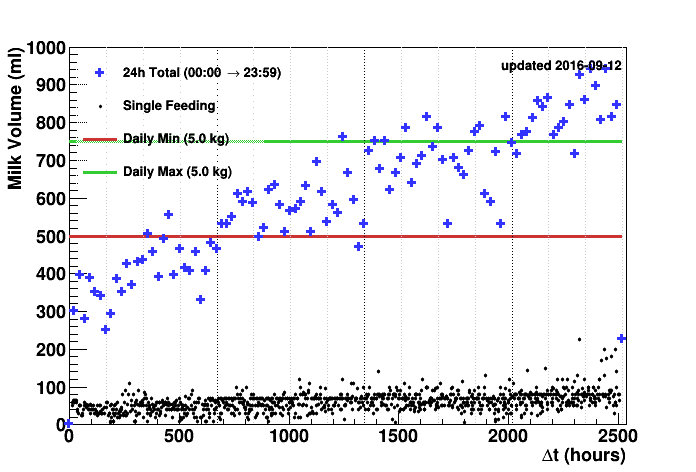

Here is the Python script that generated this plot:
#!/usr/bin/env python

'''
Instructions:
Launch this python ROOT (pyROOT) script with:
./iro.py 

Examine the resultant output with:
open iro.png

'''

#================================================================================================
# Imports
#================================================================================================
import ROOT
import numpy
import re


#================================================================================================
# Definitions
#================================================================================================
batchMode      = True
includeMaxLine = True
includeTypLine = False
addDayLines    = False
addWeekLines   = True
addMonthLines  = True
xMin           =   0
yMin           =   0
yMax           = 1000
babyMass       = 5.0 # kg
dailyMinPerKg  = 100 # ml per kg per day
dailyMaxPerKg  = 150 # ml per kg per day

#================================================================================================
# Variable Definition
#================================================================================================
ROOT.gROOT.SetStyle("Plain")
ROOT.gStyle.SetOptStat(000000000) # Default is: 000001111
ROOT.gROOT.SetBatch(batchMode)


#================================================================================================
# Function Definition
#================================================================================================
def main():

    # Dictioary mapping timestamp to milk volume
    timeToVolumeDict = {}
    timeToVolumeDict["0:11:00"]  = 50
    timeToVolumeDict["0:14:40"]  = 60
    timeToVolumeDict["0:18:00"]  = 65
    timeToVolumeDict["0:21:00"]  = 60
    timeToVolumeDict["0:24:00"]  = 65

    timeToVolumeDict["1:03:00"]  = 65
    timeToVolumeDict["1:06:00"]  = 60
    timeToVolumeDict["1:09:00"]  = 65
    timeToVolumeDict["1:12:00"]  = 40
    timeToVolumeDict["1:14:30"]  = 35
    timeToVolumeDict["1:16:50"]  = 30
    timeToVolumeDict["1:20:00"]  = 50
    timeToVolumeDict["1:23:00"]  = 50

    timeToVolumeDict["2:02:15"]  = 50
    timeToVolumeDict["2:05:15"]  = 25
    timeToVolumeDict["2:09:42"]  = 30
    timeToVolumeDict["2:12:00"]  = 25
    timeToVolumeDict["2:15:50"]  = 40
    timeToVolumeDict["2:19:00"]  = 50
    timeToVolumeDict["2:22:50"]  = 60

    timeToVolumeDict["3:02:00"]  = 52
    timeToVolumeDict["3:05:00"]  = 45
    timeToVolumeDict["3:07:30"]  = 55
    timeToVolumeDict["3:10:30"]  = 50
    timeToVolumeDict["3:13:15"]  = 40
    timeToVolumeDict["3:15:45"]  = 50 #* vomited about 5-10 ml
    timeToVolumeDict["3:18:45"]  = 40
    timeToVolumeDict["3:21:45"]  = 55 #* vomited about 10-15 ml

    timeToVolumeDict["4:00:45"]  = 30
    timeToVolumeDict["4:03:45"]  = 50
    timeToVolumeDict["4:06:25"]  = 40
    timeToVolumeDict["4:09:20"]  = 40
    timeToVolumeDict["4:11:50"]  = 40
    timeToVolumeDict["4:15:15"]  = 50
    timeToVolumeDict["4:17:45"]  = 30
    timeToVolumeDict["4:20:20"]  = 40
    timeToVolumeDict["4:23:15"]  = 30

    timeToVolumeDict["5:02:15"]  = 35
    timeToVolumeDict["5:04:45"]  = 35    
    timeToVolumeDict["5:07:25"]  = 25
    timeToVolumeDict["5:08:40"]  = 50
    timeToVolumeDict["5:11:00"]  = 30
    timeToVolumeDict["5:14:00"]  = 30 #* vomited about 10-15 ml (actually drunk ~40 ml)
    timeToVolumeDict["5:17:00"]  = 50
    timeToVolumeDict["5:20:00"]  = 50
    timeToVolumeDict["5:22:00"]  = 35

    timeToVolumeDict["6:00:30"]  = 30
    timeToVolumeDict["6:03:00"]  = 30
    timeToVolumeDict["6:05:00"]  = 30
    timeToVolumeDict["6:07:30"]  = 40
    timeToVolumeDict["6:14:00"]  = 30 # taxi & airport & flight (~ 30ml)
    timeToVolumeDict["6:17:30"]  = 45
    timeToVolumeDict["6:23:00"]  = 45

    timeToVolumeDict["7:02:00"]  = 60
    timeToVolumeDict["7:06:00"]  = 60
    timeToVolumeDict["7:09:30"]  = 25
    timeToVolumeDict["7:12:30"]  = 30
    timeToVolumeDict["7:14:30"]  = 30
    timeToVolumeDict["7:17:00"]  = 50
    timeToVolumeDict["7:19:00"]  = 10
    timeToVolumeDict["7:20:50"]  =  7
    timeToVolumeDict["7:23:00"]  = 20
    
    timeToVolumeDict["8:00:50"]  = 55
    timeToVolumeDict["8:04:00"]  = 40
    timeToVolumeDict["8:06:20"]  = 10
    timeToVolumeDict["8:07:30"]  = 10
    timeToVolumeDict["8:09:00"]  = 40
    timeToVolumeDict["8:10:40"]  = 30
    timeToVolumeDict["8:12:05"]  = 25
    timeToVolumeDict["8:14:25"]  = 50
    timeToVolumeDict["8:16:20"]  = 55
    timeToVolumeDict["8:18:15"]  = 30
    timeToVolumeDict["8:22:20"]  = 40
    
    timeToVolumeDict["9:01:15"]  = 20
    timeToVolumeDict["9:04:00"]  = 60
    timeToVolumeDict["9:07:15"]  = 30
    timeToVolumeDict["9:10:15"]  = 20
    timeToVolumeDict["9:12:00"]  = 35
    timeToVolumeDict["9:15:00"]  = 25
    timeToVolumeDict["9:16:15"]  = 35
    timeToVolumeDict["9:17:00"]  = 40
    timeToVolumeDict["9:19:45"]  = 45
    timeToVolumeDict["9:22:15"]  = 40
    
    timeToVolumeDict["10:01:00"] = 80
    timeToVolumeDict["10:05:15"] = 30
    timeToVolumeDict["10:07:45"] = 25
    timeToVolumeDict["10:10:45"] = 60
    timeToVolumeDict["10:13:30"] = 35
    timeToVolumeDict["10:15:15"] = 25
    timeToVolumeDict["10:16:50"] = 90
    timeToVolumeDict["10:20:00"] = 25
    timeToVolumeDict["10:22:30"] = 55
    
    timeToVolumeDict["11:01:30"] = 30
    timeToVolumeDict["11:04:00"] = 80
    timeToVolumeDict["11:08:00"] = 110
    timeToVolumeDict["11:14:00"] = 35
    timeToVolumeDict["11:18:00"] = 50
    timeToVolumeDict["11:20:30"] = 65
    
    timeToVolumeDict["12:00:30"] = 40
    timeToVolumeDict["12:04:00"] = 80
    timeToVolumeDict["12:08:30"] = 50
    timeToVolumeDict["12:09:20"] = 10
    timeToVolumeDict["12:10:20"] = 35
    timeToVolumeDict["12:11:10"] = 10
    timeToVolumeDict["12:13:30"] = 60
    timeToVolumeDict["12:16:30"] = 65
    timeToVolumeDict["12:18:00"] = 25
    timeToVolumeDict["12:21:30"] = 55
    
    timeToVolumeDict["13:00:30"] = 30
    timeToVolumeDict["13:04:00"] = 90
    timeToVolumeDict["13:07:30"] = 30
    timeToVolumeDict["13:08:00"] = 50
    timeToVolumeDict["13:11:15"] = 60
    timeToVolumeDict["13:14:00"] = 50
    timeToVolumeDict["13:18:00"] = 60
    timeToVolumeDict["13:20:20"] = 65
    
    timeToVolumeDict["14:01:15"] = 50
    timeToVolumeDict["14:01:40"] = 20
    timeToVolumeDict["14:04:20"] = 70
    timeToVolumeDict["14:07:20"] = 85
    timeToVolumeDict["14:10:45"] = 80 # vomitted about 15 ml
    timeToVolumeDict["14:15:30"] = 70 # vomitted about 10 ml
    timeToVolumeDict["14:16:30"] = 50
    timeToVolumeDict["14:17:30"] = 10
    timeToVolumeDict["14:19:15"] = 30
    timeToVolumeDict["14:21:35"] = 40
    
    timeToVolumeDict["15:00:30"] = 60
    timeToVolumeDict["15:02:00"] = 45
    timeToVolumeDict["15:05:40"] = 50
    timeToVolumeDict["15:08:20"] = 40
    timeToVolumeDict["15:09:20"] = 30
    timeToVolumeDict["15:10:30"] = 25
    timeToVolumeDict["15:14:00"] = 70
    timeToVolumeDict["15:17:30"] = 55
    timeToVolumeDict["15:18:30"] = 35
    timeToVolumeDict["15:21:20"] = 45
    
    timeToVolumeDict["16:01:15"] = 40
    timeToVolumeDict["16:03:30"] = 50
    timeToVolumeDict["16:07:20"] = 50
    timeToVolumeDict["16:09:00"] = 20
    timeToVolumeDict["16:10:00"] = 30
    timeToVolumeDict["16:11:30"] = 60
    timeToVolumeDict["16:15:00"] = 40
    timeToVolumeDict["16:18:00"] = 60
    timeToVolumeDict["16:20:40"] = 40
    
    timeToVolumeDict["17:00:00"] = 60
    timeToVolumeDict["17:00:45"] = 25
    timeToVolumeDict["17:03:30"] = 60
    timeToVolumeDict["17:07:45"] = 35
    timeToVolumeDict["17:08:30"] = 30
    timeToVolumeDict["17:09:30"] = 45
    timeToVolumeDict["17:13:30"] = 65
    timeToVolumeDict["17:15:30"] = 60
    timeToVolumeDict["17:19:00"] = 60
    timeToVolumeDict["17:21:30"] = 50
    
    timeToVolumeDict["18:00:15"] = 55
    timeToVolumeDict["18:03:30"] = 60
    timeToVolumeDict["18:04:30"] = 25
    timeToVolumeDict["18:07:15"] = 60
    timeToVolumeDict["18:10:00"] = 40
    timeToVolumeDict["18:11:15"] = 55
    timeToVolumeDict["18:15:00"] = 70
    timeToVolumeDict["18:16:00"] = 40
    timeToVolumeDict["18:18:00"] = 60
    timeToVolumeDict["18:19:30"] = 50
    timeToVolumeDict["18:21:10"] = 40
    
    timeToVolumeDict["19:03:20"] = 55
    timeToVolumeDict["19:06:15"] = 40
    timeToVolumeDict["19:08:45"] = 40
    timeToVolumeDict["19:10:20"] = 40
    timeToVolumeDict["19:12:05"] = 55
    timeToVolumeDict["19:15:00"] = 20
    timeToVolumeDict["19:17:00"] = 45
    timeToVolumeDict["19:21:45"] = 60
    timeToVolumeDict["19:22:20"] = 40
    
    timeToVolumeDict["20:01:00"] = 50
    timeToVolumeDict["20:04:00"] = 60
    timeToVolumeDict["20:06:50"] = 40
    timeToVolumeDict["20:09:50"] = 65
    timeToVolumeDict["20:10:50"] = 40
    timeToVolumeDict["20:13:25"] = 40
    timeToVolumeDict["20:15:30"] = 40
    timeToVolumeDict["20:16:30"] = 50
    timeToVolumeDict["20:21:00"] = 70
    timeToVolumeDict["20:22:00"] = 10
    
    timeToVolumeDict["21:01:50"] = 60
    timeToVolumeDict["21:03:00"] = 20
    timeToVolumeDict["21:05:00"] = 40
    timeToVolumeDict["21:07:45"] = 55
    timeToVolumeDict["21:08:45"] = 15
    timeToVolumeDict["21:11:00"] = 45
    timeToVolumeDict["21:14:30"] = 50
    timeToVolumeDict["21:15:30"] = 20
    timeToVolumeDict["21:16:30"] = 40
    timeToVolumeDict["21:18:20"] = 30
    timeToVolumeDict["21:22:30"] = 40
    
    timeToVolumeDict["22:02:15"] = 75
    timeToVolumeDict["22:06:00"] = 25
    timeToVolumeDict["22:08:45"] = 45
    timeToVolumeDict["22:10:00"] = 30
    timeToVolumeDict["22:12:20"] = 70
    timeToVolumeDict["22:16:00"] = 70
    timeToVolumeDict["22:20:15"] = 40
    timeToVolumeDict["22:00:00"] = 50
    
    timeToVolumeDict["23:03:30"] = 80
    timeToVolumeDict["23:05:30"] = 50
    timeToVolumeDict["23:08:30"] = 90
    timeToVolumeDict["23:10:45"] = 40
    timeToVolumeDict["23:12:30"] = 30
    timeToVolumeDict["23:16:00"] = 60
    timeToVolumeDict["23:17:45"] = 20
    timeToVolumeDict["23:19:15"] = 40
    timeToVolumeDict["23:23:15"] = 45
    
    timeToVolumeDict["24:02:20"] = 60
    timeToVolumeDict["24:04:15"] = 20
    timeToVolumeDict["24:06:30"] = 10
    timeToVolumeDict["24:10:30"] = 60
    timeToVolumeDict["24:13:00"] = 70
    timeToVolumeDict["24:17:00"] = 70
    timeToVolumeDict["24:20:30"] = 20
    timeToVolumeDict["24:23:45"] = 20
    
    timeToVolumeDict["25:05:30"] = 55
    timeToVolumeDict["25:08:30"] = 40
    timeToVolumeDict["25:10:45"] = 25
    timeToVolumeDict["25:13:00"] = 55
    timeToVolumeDict["25:15:00"] = 50
    timeToVolumeDict["25:17:15"] = 55
    timeToVolumeDict["25:19:45"] = 65
    timeToVolumeDict["25:20:30"] = 10
    timeToVolumeDict["25:22:30"] = 40
    timeToVolumeDict["25:23:15"] = 10
    
    timeToVolumeDict["26:04:00"] = 55
    timeToVolumeDict["26:06:00"] = 50
    timeToVolumeDict["26:08:45"] = 70
    timeToVolumeDict["26:11:30"] = 40
    timeToVolumeDict["26:13:00"] = 30
    timeToVolumeDict["26:13:30"] = 30
    timeToVolumeDict["26:14:15"] = 20
    timeToVolumeDict["26:17:20"] = 70
    timeToVolumeDict["26:19:30"] = 65
    timeToVolumeDict["26:22:30"] = 50

    timeToVolumeDict["27:04:00"] = 70
    timeToVolumeDict["27:07:00"] = 65
    timeToVolumeDict["27:09:00"] = 10
    timeToVolumeDict["27:10:00"] = 40
    timeToVolumeDict["27:10:45"] = 30
    timeToVolumeDict["27:13:30"] = 40
    timeToVolumeDict["27:15:30"] = 60
    timeToVolumeDict["27:16:30"] = 40
    timeToVolumeDict["27:18:00"] = 65
    timeToVolumeDict["27:20:40"] = 45
    
    timeToVolumeDict["28:01:20"] = 65
    timeToVolumeDict["28:05:00"] = 60
    timeToVolumeDict["28:07:30"] = 70
    timeToVolumeDict["28:09:45"] = 50
    timeToVolumeDict["28:10:30"] = 20
    timeToVolumeDict["28:12:30"] = 50
    timeToVolumeDict["28:15:30"] = 70
    timeToVolumeDict["28:16:30"] = 30
    timeToVolumeDict["28:17:30"] = 15
    timeToVolumeDict["28:20:30"] = 70
    timeToVolumeDict["28:21:30"] = 30
    
    timeToVolumeDict["29:02:00"] = 65
    timeToVolumeDict["29:05:20"] = 60
    timeToVolumeDict["29:08:10"] = 70
    timeToVolumeDict["29:11:00"] = 45
    timeToVolumeDict["29:12:45"] = 70
    timeToVolumeDict["29:14:25"] = 50
    timeToVolumeDict["29:17:30"] = 60
    timeToVolumeDict["29:21:30"] = 70
    timeToVolumeDict["29:22:30"] = 40
    timeToVolumeDict["29:21:30"] = 70
    
    timeToVolumeDict["30:00:15"] = 55
    timeToVolumeDict["30:04:00"] = 40
    timeToVolumeDict["30:06:00"] = 70
    timeToVolumeDict["30:09:00"] = 70
    timeToVolumeDict["30:10:30"] = 50
    timeToVolumeDict["30:14:45"] = 50
    timeToVolumeDict["30:18:00"] = 70
    timeToVolumeDict["30:19:15"] = 30
    timeToVolumeDict["30:20:45"] = 65
    timeToVolumeDict["30:23:45"] = 50
    
    timeToVolumeDict["31:02:40"] = 70
    timeToVolumeDict["31:03:40"] = 30
    timeToVolumeDict["31:06:20"] = 45
    timeToVolumeDict["31:06:40"] = 25
    timeToVolumeDict["31:09:15"] = 70
    timeToVolumeDict["31:11:15"] = 40
    timeToVolumeDict["31:12:30"] = 40
    timeToVolumeDict["31:14:30"] = 70
    timeToVolumeDict["31:17:30"] = 100
    timeToVolumeDict["31:20:00"] = 80
    timeToVolumeDict["31:21:00"] = 40
    
    timeToVolumeDict["32:03:00"] = 70
    timeToVolumeDict["32:06:00"] = 30
    timeToVolumeDict["32:07:00"] = 60
    timeToVolumeDict["32:10:00"] = 70
    timeToVolumeDict["32:12:00"] = 80
    timeToVolumeDict["32:14:10"] = 60
    timeToVolumeDict["32:18:30"] = 70
    timeToVolumeDict["32:20:30"] = 90
    timeToVolumeDict["32:22:25"] = 60

    timeToVolumeDict["33:02:00"] = 55 #04 July 2016
    timeToVolumeDict["33:05:30"] = 45
    timeToVolumeDict["33:07:30"] = 65
    timeToVolumeDict["33:09:45"] = 40
    timeToVolumeDict["33:11:15"] = 30
    timeToVolumeDict["33:11:45"] = 45
    timeToVolumeDict["33:14:30"] = 100
    timeToVolumeDict["33:18:15"] = 60
    timeToVolumeDict["33:19:45"] = 20
    timeToVolumeDict["33:20:00"] = 55
    timeToVolumeDict["33:22:15"] = 55
    timeToVolumeDict["33:22:50"] = 30
    timeToVolumeDict["33:23:45"] = 15

    timeToVolumeDict["34:03:00"] = 35 #05 July 2016
    timeToVolumeDict["34:05:30"] = 40
    timeToVolumeDict["34:07:20"] = 50
    timeToVolumeDict["34:10:15"] = 70
    timeToVolumeDict["34:11:30"] = 40
    timeToVolumeDict["34:13:00"] = 80
    timeToVolumeDict["34:15:20"] = 50
    timeToVolumeDict["34:19:00"] = 70
    timeToVolumeDict["34:20:35"] = 70
    timeToVolumeDict["34:21:35"] = 80

    timeToVolumeDict["35:02:50"] = 70 #06 July 2016
    timeToVolumeDict["35:05:15"] = 20
    timeToVolumeDict["35:07:15"] = 50
    timeToVolumeDict["35:11:40"] = 70
    timeToVolumeDict["35:11:45"] = 25
    timeToVolumeDict["35:14:00"] = 50
    timeToVolumeDict["35:15:00"] = 30
    timeToVolumeDict["35:16:30"] = 70
    timeToVolumeDict["35:20:20"] = 60
    timeToVolumeDict["35:22:25"] = 50
    
    timeToVolumeDict["36:01:45"] = 70
    timeToVolumeDict["36:04:40"] = 70
    timeToVolumeDict["36:07:10"] = 55
    timeToVolumeDict["36:09:30"] = 70
    timeToVolumeDict["36:11:40"] = 50
    timeToVolumeDict["36:14:15"] = 55
    timeToVolumeDict["36:17:00"] = 70
    timeToVolumeDict["36:18:45"] = 30
    timeToVolumeDict["36:20:30"] = 50
    
    timeToVolumeDict["37:01:00"] = 65 #07 July 2016
    timeToVolumeDict["37:04:50"] = 40
    timeToVolumeDict["37:07:15"] = 50
    timeToVolumeDict["37:08:45"] = 20
    timeToVolumeDict["37:10:00"] = 70
    timeToVolumeDict["37:13:00"] = 70
    timeToVolumeDict["37:14:00"] = 20
    timeToVolumeDict["37:15:20"] = 50
    timeToVolumeDict["37:16:20"] = 10
    timeToVolumeDict["37:19:00"] = 70
    timeToVolumeDict["37:20:40"] = 70
    timeToVolumeDict["37:22:20"] = 45
    timeToVolumeDict["37:23:15"] = 40

    timeToVolumeDict["38:03:40"] = 65  #08 July 2016
    timeToVolumeDict["38:06:40"] = 70
    timeToVolumeDict["38:09:00"] = 45
    timeToVolumeDict["38:09:30"] = 25
    timeToVolumeDict["38:10:40"] = 30
    timeToVolumeDict["38:11:40"] = 40
    timeToVolumeDict["38:13:20"] = 70
    timeToVolumeDict["38:14:00"] = 60
    timeToVolumeDict["38:18:00"] = 60
    timeToVolumeDict["38:18:40"] = 30
    timeToVolumeDict["38:20:00"] = 80
    timeToVolumeDict["38:21:00"] = 60
    
    timeToVolumeDict["39:01:00"] = 50  #09 July 2016
    timeToVolumeDict["39:04:55"] = 30
    timeToVolumeDict["39:07:00"] = 70
    timeToVolumeDict["39:11:00"] = 70
    timeToVolumeDict["39:13:00"] = 50
    timeToVolumeDict["39:15:10"] = 60
    timeToVolumeDict["39:18:35"] = 65
    timeToVolumeDict["39:20:00"] = 45
    timeToVolumeDict["39:22:00"] = 70
    timeToVolumeDict["39:23:30"] = 70
    
    timeToVolumeDict["40:01:00"] = 30  #10 July 2016
    timeToVolumeDict["40:05:00"] = 65
    timeToVolumeDict["40:08:30"] = 70
    timeToVolumeDict["40:11:00"] = 70
    timeToVolumeDict["40:12:20"] = 25
    timeToVolumeDict["40:12:35"] = 45
    timeToVolumeDict["40:15:45"] = 80
    timeToVolumeDict["40:16:30"] = 40
    timeToVolumeDict["40:20:05"] = 85
    
    timeToVolumeDict["41:00:40"] = 70  #11 July 2016
    timeToVolumeDict["41:05:30"] = 50
    timeToVolumeDict["41:08:15"] = 70
    timeToVolumeDict["41:10:20"] = 70
    timeToVolumeDict["41:13:00"] = 40
    timeToVolumeDict["41:14:00"] = 30
    timeToVolumeDict["41:18:00"] = 70
    timeToVolumeDict["41:19:00"] = 60
    timeToVolumeDict["41:20:30"] = 60
    timeToVolumeDict["41:21:30"] = 45
    
    timeToVolumeDict["42:02:00"] = 65  #12 July 2016
    timeToVolumeDict["42:05:30"] = 70
    timeToVolumeDict["42:07:30"] = 55
    timeToVolumeDict["42:09:45"] = 60
    timeToVolumeDict["42:12:15"] = 70
    timeToVolumeDict["42:13:30"] = 50
    timeToVolumeDict["42:15:00"] = 20
    timeToVolumeDict["42:18:00"] = 70
    timeToVolumeDict["42:20:45"] = 80
    timeToVolumeDict["42:22:15"] = 30

    timeToVolumeDict["43:05:35"] = 70  #13 July 2016
    timeToVolumeDict["43:08:30"] = 70
    timeToVolumeDict["43:09:45"] = 55
    timeToVolumeDict["43:11:15"] = 20
    timeToVolumeDict["43:14:30"] = 120
    timeToVolumeDict["43:17:30"] = 55
    timeToVolumeDict["43:19:00"] = 100
    timeToVolumeDict["43:21:25"] = 20
    timeToVolumeDict["43:22:45"] = 80

    timeToVolumeDict["44:03:30"] = 80  #14 July 2016
    timeToVolumeDict["44:06:40"] = 50
    timeToVolumeDict["44:08:20"] = 55
    timeToVolumeDict["44:10:10"] = 85
    timeToVolumeDict["44:12:00"] = 80
    timeToVolumeDict["44:17:00"] = 80
    timeToVolumeDict["44:19:00"] = 70
    timeToVolumeDict["44:20:40"] = 80
    timeToVolumeDict["44:22:45"] = 50

    timeToVolumeDict["45:04:30"] = 70  #15 July 2016
    timeToVolumeDict["45:06:45"] = 25
    timeToVolumeDict["45:08:30"] = 90
    timeToVolumeDict["45:10:30"] = 85
    timeToVolumeDict["45:13:30"] = 110
    timeToVolumeDict["45:15:30"] = 30
    timeToVolumeDict["45:17:00"] = 30
    timeToVolumeDict["45:20:40"] = 70

    timeToVolumeDict["46:00:10"] = 45  #16 July 2016
    timeToVolumeDict["46:04:00"] = 70
    timeToVolumeDict["46:04:40"] = 35
    timeToVolumeDict["46:08:30"] = 70
    timeToVolumeDict["46:09:00"] = 30
    timeToVolumeDict["46:11:00"] = 70
    timeToVolumeDict["46:13:00"] = 70
    timeToVolumeDict["46:15:10"] = 75
    timeToVolumeDict["46:19:00"] = 70
    timeToVolumeDict["46:20:10"] = 50
    timeToVolumeDict["46:21:30"] = 30
    timeToVolumeDict["46:23:00"] = 80

    timeToVolumeDict["47:04:00"] = 55  #17 July 2016
    timeToVolumeDict["47:06:00"] = 70
    timeToVolumeDict["47:08:00"] = 70
    timeToVolumeDict["47:10:15"] = 70
    timeToVolumeDict["47:13:30"] = 100
    timeToVolumeDict["47:15:00"] = 70
    timeToVolumeDict["47:17:00"] = 80
    timeToVolumeDict["47:18:00"] = 40
    timeToVolumeDict["47:21:30"] = 60

    timeToVolumeDict["48:05:00"] = 45 #18 July 2016
    timeToVolumeDict["48:07:30"] = 45
    timeToVolumeDict["48:09:30"] = 50
    timeToVolumeDict["48:11:30"] = 70
    timeToVolumeDict["48:13:30"] = 35
    timeToVolumeDict["48:14:30"] = 95
    timeToVolumeDict["48:18:00"] = 70
    timeToVolumeDict["48:20:00"] = 60
    timeToVolumeDict["48:21:30"] = 65

    timeToVolumeDict["49:02:00"] = 50 #19 July 2016
    timeToVolumeDict["49:05:20"] = 40
    timeToVolumeDict["49:07:20"] = 70
    timeToVolumeDict["49:09:00"] = 70
    timeToVolumeDict["49:12:10"] = 70
    timeToVolumeDict["49:14:30"] = 70
    timeToVolumeDict["49:17:00"] = 40
    timeToVolumeDict["49:18:00"] = 70
    timeToVolumeDict["49:20:30"] = 70
    timeToVolumeDict["49:21:00"] = 30

    timeToVolumeDict["50:03:15"] = 50 #20 July 2016
    timeToVolumeDict["50:05:10"] = 50
    timeToVolumeDict["50:07:00"] = 70
    timeToVolumeDict["50:09:00"] = 50
    timeToVolumeDict["50:10:20"] = 60
    timeToVolumeDict["50:12:10"] = 70
    timeToVolumeDict["50:17:00"] = 70
    timeToVolumeDict["50:19:00"] = 70
    timeToVolumeDict["50:21:00"] = 70

    timeToVolumeDict["51:03:20"] = 50 #21 July 2016
    timeToVolumeDict["51:06:15"] = 70
    timeToVolumeDict["51:08:30"] = 70
    timeToVolumeDict["51:09:40"] = 40
    timeToVolumeDict["51:11:30"] = 80
    timeToVolumeDict["51:13:30"] = 70
    timeToVolumeDict["51:14:45"] = 80
    timeToVolumeDict["51:15:40"] = 40
    timeToVolumeDict["51:19:30"] = 120
    timeToVolumeDict["51:20:30"] = 70
    timeToVolumeDict["51:21:30"] = 70

    timeToVolumeDict["52:05:00"] = 50 #22 July 2016
    timeToVolumeDict["52:06:30"] = 15
    timeToVolumeDict["52:08:30"] = 55
    timeToVolumeDict["52:10:00"] = 70
    timeToVolumeDict["52:11:00"] = 50
    timeToVolumeDict["52:12:30"] = 70
    timeToVolumeDict["52:16:00"] = 65
    timeToVolumeDict["52:18:40"] = 70
    timeToVolumeDict["52:20:00"] = 80
    timeToVolumeDict["52:21:40"] = 70
    timeToVolumeDict["52:23:00"] = 70
    
    timeToVolumeDict["53:06:00"] = 60 #23 July 2016
    timeToVolumeDict["53:08:00"] = 70
    timeToVolumeDict["53:10:00"] = 70
    timeToVolumeDict["53:11:15"] = 60
    timeToVolumeDict["53:14:20"] = 110
    timeToVolumeDict["53:17:20"] = 75
    timeToVolumeDict["53:18:40"] = 40
    timeToVolumeDict["53:21:10"] = 110

    timeToVolumeDict["54:05:30"] = 70  #24 July 2016
    timeToVolumeDict["54:08:30"] = 65
    timeToVolumeDict["54:10:20"] = 70
    timeToVolumeDict["54:13:15"] = 70
    timeToVolumeDict["54:16:00"] = 95
    timeToVolumeDict["54:19:25"] = 60
    timeToVolumeDict["54:19:55"] = 40

    timeToVolumeDict["55:02:54"] = 60  #25 July 2016
    timeToVolumeDict["55:06:00"] = 70
    timeToVolumeDict["55:07:45"] = 45
    timeToVolumeDict["55:10:00"] = 75
    timeToVolumeDict["55:12:15"] = 70
    timeToVolumeDict["55:15:30"] = 60
    timeToVolumeDict["55:19:00"] = 100
    timeToVolumeDict["55:20:00"] = 50

    timeToVolumeDict["56:01:30"] = 70  #26 July 2016
    timeToVolumeDict["56:03:50"] = 40
    timeToVolumeDict["56:06:30"] = 70
    timeToVolumeDict["56:08:00"] = 70
    timeToVolumeDict["56:10:00"] = 80
    timeToVolumeDict["56:12:00"] = 60
    timeToVolumeDict["56:14:30"] = 75
    timeToVolumeDict["56:17:30"] = 80
    timeToVolumeDict["56:19:00"] = 40
    timeToVolumeDict["56:19:40"] = 40
    timeToVolumeDict["56:22:00"] = 100

    timeToVolumeDict["57:02:20"] = 50  #27 July 2016
    timeToVolumeDict["57:06:45"] = 70
    timeToVolumeDict["57:07:30"] = 70
    timeToVolumeDict["57:08:00"] = 60
    timeToVolumeDict["57:10:00"] = 60
    timeToVolumeDict["57:14:00"] = 70
    timeToVolumeDict["57:16:00"] = 70
    timeToVolumeDict["57:17:00"] = 50
    timeToVolumeDict["57:18:30"] = 30
    timeToVolumeDict["57:19:55"] = 80
    timeToVolumeDict["57:21:00"] = 70
    timeToVolumeDict["57:22:30"] = 70 # not 100% certain of quantity - missing entry

    timeToVolumeDict["58:04:30"] = 40  #28 July 2016
    timeToVolumeDict["58:06:00"] = 70
    timeToVolumeDict["58:08:00"] = 70
    timeToVolumeDict["58:10:00"] = 80
    timeToVolumeDict["58:10:30"] = 40
    timeToVolumeDict["58:13:00"] = 80
    timeToVolumeDict["58:16:30"] = 140
    timeToVolumeDict["58:19:10"] = 75
    timeToVolumeDict["58:20:00"] = 80

    timeToVolumeDict["59:03:45"] = 60  #29 July 2016
    timeToVolumeDict["59:06:40"] = 50
    timeToVolumeDict["59:08:00"] = 70
    timeToVolumeDict["59:10:20"] = 80
    timeToVolumeDict["59:11:40"] = 75
    timeToVolumeDict["59:13:45"] = 80
    timeToVolumeDict["59:15:40"] = 55
    timeToVolumeDict["59:16:50"] = 70
    timeToVolumeDict["59:18:30"] = 80
    timeToVolumeDict["59:20:30"] = 80
    timeToVolumeDict["59:21:45"] = 50

    timeToVolumeDict["60:04:40"] = 50  #30 July 2016
    timeToVolumeDict["60:08:00"] = 40
    timeToVolumeDict["60:09:40"] = 70
    timeToVolumeDict["60:11:25"] = 70
    timeToVolumeDict["60:13:20"] = 80
    timeToVolumeDict["60:15:10"] = 40
    timeToVolumeDict["60:18:00"] = 80
    timeToVolumeDict["60:19:10"] = 100
    timeToVolumeDict["60:20:30"] = 90

    timeToVolumeDict["61:04:50"] = 55  #31 July 2016
    timeToVolumeDict["61:06:30"] = 15
    timeToVolumeDict["61:09:30"] = 70
    timeToVolumeDict["61:10:45"] = 80
    timeToVolumeDict["61:12:05"] = 80
    timeToVolumeDict["61:14:00"] = 45
    timeToVolumeDict["61:17:00"] = 80
    timeToVolumeDict["61:18:45"] = 80
    timeToVolumeDict["61:20:00"] = 80
    timeToVolumeDict["61:20:35"] = 5
    timeToVolumeDict["61:21:30"] = 75

    timeToVolumeDict["62:03:15"] = 100  #01 August 2016
    timeToVolumeDict["62:07:00"] = 50
    timeToVolumeDict["62:08:35"] = 90
    timeToVolumeDict["62:10:15"] = 70
    timeToVolumeDict["62:13:00"] = 70
    timeToVolumeDict["62:14:45"] = 80
    timeToVolumeDict["62:15:00"] = 35
    timeToVolumeDict["62:18:00"] = 90
    timeToVolumeDict["62:18:50"] = 40
    timeToVolumeDict["62:19:40"] = 40
    timeToVolumeDict["62:21:45"] = 40

    timeToVolumeDict["63:03:10"] = 70  #02 August 2016
    timeToVolumeDict["63:05:40"] = 70
    timeToVolumeDict["63:08:00"] = 70
    timeToVolumeDict["63:09:30"] = 40
    timeToVolumeDict["63:10:30"] = 40
    timeToVolumeDict["63:13:00"] = 110
    timeToVolumeDict["63:14:30"] = 80
    timeToVolumeDict["63:16:30"] = 45
    timeToVolumeDict["63:18:00"] = 75
    timeToVolumeDict["63:20:05"] = 65
    timeToVolumeDict["63:21:30"] = 70
    timeToVolumeDict["63:23:00"] = 50

    timeToVolumeDict["64:04:30"] = 70  #03 August 2016
    timeToVolumeDict["64:06:30"] = 70
    timeToVolumeDict["64:08:00"] = 50
    timeToVolumeDict["64:11:30"] = 80
    timeToVolumeDict["64:13:50"] = 100
    timeToVolumeDict["64:15:10"] = 60
    timeToVolumeDict["64:17:00"] = 60
    timeToVolumeDict["64:19:00"] = 40
    timeToVolumeDict["64:20:10"] = 60
    timeToVolumeDict["64:21:00"] = 50

    timeToVolumeDict["65:02:40"] = 70  #04 August 2016
    timeToVolumeDict["65:06:45"] = 50
    timeToVolumeDict["65:08:00"] = 60
    timeToVolumeDict["65:11:00"] = 40
    timeToVolumeDict["65:11:40"] = 35
    timeToVolumeDict["65:14:00"] = 80
    timeToVolumeDict["65:15:15"] = 45
    timeToVolumeDict["65:16:10"] = 70
    timeToVolumeDict["65:17:15"] = 80
    timeToVolumeDict["65:19:40"] = 80
    timeToVolumeDict["65:21:30"] = 80

    timeToVolumeDict["66:05:00"] = 60  #05 August 2016
    timeToVolumeDict["66:07:15"] = 35
    timeToVolumeDict["66:08:00"] = 45
    timeToVolumeDict["66:09:00"] = 55
    timeToVolumeDict["66:11:00"] = 80
    timeToVolumeDict["66:12:30"] = 60
    timeToVolumeDict["66:13:30"] = 70
    timeToVolumeDict["66:16:00"] = 40
    timeToVolumeDict["66:17:20"] = 55
    timeToVolumeDict["66:18:15"] = 90
    timeToVolumeDict["66:22:00"] = 120

    timeToVolumeDict["67:05:00"] = 60  #06 August 2016
    timeToVolumeDict["67:07:15"] = 60
    timeToVolumeDict["67:09:00"] = 55
    timeToVolumeDict["67:10:30"] = 40
    timeToVolumeDict["67:11:15"] = 40
    timeToVolumeDict["67:11:00"] = 40
    timeToVolumeDict["67:13:00"] = 60
    timeToVolumeDict["67:14:00"] = 60
    #timeToVolumeDict["67:???:??"] = 400 # did not keep time!
    timeToVolumeDict["67:16:00"] = 100 # fictitious time
    timeToVolumeDict["67:17:00"] = 100 # fictitious time
    timeToVolumeDict["67:19:00"] = 100 # fictitious time
    timeToVolumeDict["67:22:00"] = 100 # fictitious time    

    timeToVolumeDict["68:05:30"] = 60  #07 August 2016
    timeToVolumeDict["68:07:30"] = 65
    timeToVolumeDict["68:09:00"] = 60
    timeToVolumeDict["68:10:35"] = 70
    timeToVolumeDict["68:12:00"] = 70
    timeToVolumeDict["68:13:20"] = 50
    timeToVolumeDict["68:14:15"] = 70
    timeToVolumeDict["68:17:00"] = 70
    timeToVolumeDict["68:18:00"] = 70
    timeToVolumeDict["68:19:20"] = 60
    timeToVolumeDict["68:20:30"] = 90

    timeToVolumeDict["69:02:15"] = 65  #08 August 2016
    timeToVolumeDict["69:06:20"] = 65
    timeToVolumeDict["69:08:30"] = 90
    timeToVolumeDict["69:10:20"] = 95
    timeToVolumeDict["69:13:30"] = 40
    timeToVolumeDict["69:14:45"] = 50
    timeToVolumeDict["69:15:50"] = 55
    timeToVolumeDict["69:16:50"] = 45
    timeToVolumeDict["69:18:00"] = 60
    timeToVolumeDict["69:19:40"] = 50
    timeToVolumeDict["69:20:30"] = 70
    timeToVolumeDict["69:22:40"] = 100
    
    timeToVolumeDict["70:00:24"] = 45  #09 August 2016
    timeToVolumeDict["70:07:15"] = 70
    timeToVolumeDict["70:09:10"] = 70
    timeToVolumeDict["70:11:00"] = 110
    timeToVolumeDict["70:13:00"] = 70
    timeToVolumeDict["70:15:00"] = 80
    timeToVolumeDict["70:15:30"] = 50
    timeToVolumeDict["70:17:40"] = 80
    timeToVolumeDict["70:20:00"] = 75
    timeToVolumeDict["70:21:10"] = 50

    timeToVolumeDict["71:04:40"] = 70  #10 August 2016
    timeToVolumeDict["71:06:30"] = 50
    timeToVolumeDict["71:09:45"] = 70
    timeToVolumeDict["71:11:20"] = 75
    timeToVolumeDict["71:15:00"] = 75
    timeToVolumeDict["71:18:30"] = 70
    timeToVolumeDict["71:19:50"] = 70
    timeToVolumeDict["71:20:20"] = 50

    timeToVolumeDict["72:02:00"] = 50  #11 August 2016
    timeToVolumeDict["72:05:00"] = 60
    timeToVolumeDict["72:06:30"] = 65
    timeToVolumeDict["72:09:15"] = 80
    timeToVolumeDict["72:11:30"] = 80
    timeToVolumeDict["72:14:30"] = 95
    timeToVolumeDict["72:16:45"] = 45
    timeToVolumeDict["72:17:45"] = 50
    timeToVolumeDict["72:18:30"] = 100
    timeToVolumeDict["72:20:45"] = 80
    
    timeToVolumeDict["73:03:50"] = 60  #12 August 2016
    timeToVolumeDict["73:07:15"] = 65
    timeToVolumeDict["73:08:50"] = 70
    timeToVolumeDict["73:10:10"] = 70
    timeToVolumeDict["73:12:20"] = 70
    timeToVolumeDict["73:16:00"] = 90
    timeToVolumeDict["73:17:20"] = 45
    timeToVolumeDict["73:18:20"] = 90
    timeToVolumeDict["73:19:40"] = 40
    timeToVolumeDict["73:22:15"] = 80

    timeToVolumeDict["74:04:15"] = 70  #13 August 2016
    timeToVolumeDict["74:06:00"] = 50
    timeToVolumeDict["74:08:00"] = 50
    timeToVolumeDict["74:10:15"] = 70
    timeToVolumeDict["74:11:15"] = 30
    timeToVolumeDict["74:15:00"] = 115
    timeToVolumeDict["74:16:15"] = 45
    timeToVolumeDict["74:17:00"] = 60
    timeToVolumeDict["74:18:30"] = 60
    timeToVolumeDict["74:20:00"] = 70
    timeToVolumeDict["74:21:00"] = 35
    timeToVolumeDict["74:22:20"] = 5  # yes, just 5 (left-overs)
    
    timeToVolumeDict["75:03:45"] = 50  #14 August 2016
    timeToVolumeDict["75:07:25"] = 70
    timeToVolumeDict["75:08:45"] = 60
    timeToVolumeDict["75:11:00"] = 70
    timeToVolumeDict["75:12:00"] = 60
    timeToVolumeDict["75:13:30"] = 70
    timeToVolumeDict["75:15:15"] = 50
    timeToVolumeDict["75:17:15"] = 70
    timeToVolumeDict["75:18:20"] = 50
    timeToVolumeDict["75:20:30"] = 90
    timeToVolumeDict["75:22:00"] = 85

    timeToVolumeDict["76:07:00"] = 60  #15 August 2016
    timeToVolumeDict["76:07:40"] = 30
    timeToVolumeDict["76:08:40"] = 40
    timeToVolumeDict["76:09:45"] = 75
    timeToVolumeDict["76:11:15"] = 40
    timeToVolumeDict["76:12:00"] = 50
    timeToVolumeDict["76:13:00"] = 80
    timeToVolumeDict["76:14:30"] = 70
    timeToVolumeDict["76:15:20"] = 40
    timeToVolumeDict["76:16:30"] = 70
    timeToVolumeDict["76:18:30"] = 70
    timeToVolumeDict["76:20:30"] = 60
    timeToVolumeDict["76:21:30"] = 90
    
    timeToVolumeDict["77:06:00"] = 70 #16 August 2016
    timeToVolumeDict["77:08:20"] = 70
    timeToVolumeDict["77:09:45"] = 70
    timeToVolumeDict["77:11:10"] = 70
    timeToVolumeDict["77:13:00"] = 70
    timeToVolumeDict["77:14:30"] = 100
    timeToVolumeDict["77:17:00"] = 80
    timeToVolumeDict["77:18:30"] = 60
    timeToVolumeDict["77:17:45"] = 40
    timeToVolumeDict["77:21:30"] = 80
    timeToVolumeDict["77:22:30"] = 30
    timeToVolumeDict["77:23:00"] = 50
        
    timeToVolumeDict["78:06:20"] = 40  #17 August 2016
    timeToVolumeDict["78:08:45"] = 70
    timeToVolumeDict["78:10:15"] = 50
    timeToVolumeDict["78:12:40"] = 70
    timeToVolumeDict["78:15:00"] = 70
    timeToVolumeDict["78:17:30"] = 80
    timeToVolumeDict["78:19:30"] = 100
    timeToVolumeDict["78:21:20"] = 130

    timeToVolumeDict["79:02:00"] = 70 #18 August 2016
    timeToVolumeDict["79:06:00"] = 50
    timeToVolumeDict["79:08:30"] = 65
    timeToVolumeDict["79:10:00"] = 65
    timeToVolumeDict["79:12:00"] = 70
    timeToVolumeDict["79:16:00"] = 60
    timeToVolumeDict["79:18:00"] = 60
    timeToVolumeDict["79:19:20"] = 40
    timeToVolumeDict["79:19:50"] = 40
    timeToVolumeDict["79:21:00"] = 70
    
    timeToVolumeDict["80:04:30"] = 60 #19 August 2016
    timeToVolumeDict["80:07:00"] = 70
    timeToVolumeDict["80:08:00"] = 70
    timeToVolumeDict["80:09:30"] = 50
    timeToVolumeDict["80:11:30"] = 75
    timeToVolumeDict["80:13:40"] = 50
    timeToVolumeDict["80:14:45"] = 70
    timeToVolumeDict["80:16:50"] = 70
    timeToVolumeDict["80:17:30"] = 55
    timeToVolumeDict["80:18:30"] = 30
    timeToVolumeDict["80:19:00"] = 40
    timeToVolumeDict["80:19:35"] = 15
    timeToVolumeDict["80:20:25"] = 55
    timeToVolumeDict["80:20:50"] = 10
    
    timeToVolumeDict["81:06:00"] = 65 #20 August 2016
    timeToVolumeDict["81:07:45"] = 65
    timeToVolumeDict["81:09:00"] = 40
    timeToVolumeDict["81:10:30"] = 70
    timeToVolumeDict["81:11:40"] = 35
    timeToVolumeDict["81:12:20"] = 15
    timeToVolumeDict["81:18:00"] = 100
    timeToVolumeDict["81:19:10"] = 80
    timeToVolumeDict["81:20:15"] = 60
    
    timeToVolumeDict["82:06:25"] = 70 #21 August 2016
    timeToVolumeDict["82:07:30"] = 70
    timeToVolumeDict["82:08:00"] = 20
    timeToVolumeDict["82:10:00"] = 50
    timeToVolumeDict["82:10:05"] = 40
    timeToVolumeDict["82:11:00"] = 80
    timeToVolumeDict["82:12:20"] = 60
    timeToVolumeDict["82:13:30"] = 60
    timeToVolumeDict["82:15:40"] = 70
    timeToVolumeDict["82:16:30"] = 55
    timeToVolumeDict["82:18:00"] = 70
    timeToVolumeDict["82:19:00"] = 45
    timeToVolumeDict["82:20:30"] = 95
    timeToVolumeDict["82:21:30"] = 30
        
    timeToVolumeDict["83:06:10"] = 40 #22 August 2016
    timeToVolumeDict["83:07:40"] = 60
    timeToVolumeDict["83:09:00"] = 65
    timeToVolumeDict["83:09:50"] = 60
    timeToVolumeDict["83:11:30"] = 90
    timeToVolumeDict["83:14:30"] = 120
    timeToVolumeDict["83:15:50"] = 30
    timeToVolumeDict["83:16:30"] = 70
    timeToVolumeDict["83:18:30"] = 80
    timeToVolumeDict["83:19:30"] = 30
    timeToVolumeDict["83:21:30"] = 50
    timeToVolumeDict["83:22:00"] = 50
    
    timeToVolumeDict["84:00:30"] = 75 #23 August 2016
    timeToVolumeDict["84:07:40"] = 110
    timeToVolumeDict["84:10:00"] = 70
    timeToVolumeDict["84:12:00"] = 80
    timeToVolumeDict["84:14:00"] = 80
    timeToVolumeDict["84:16:00"] = 80
    timeToVolumeDict["84:18:00"] = 40
    timeToVolumeDict["84:19:00"] = 50
    timeToVolumeDict["84:20:15"] = 80
    timeToVolumeDict["84:21:50"] = 50
    timeToVolumeDict["84:21:50"] = 50
        
    timeToVolumeDict["85:05:30"] = 70 #24 August 2016
    timeToVolumeDict["85:07:15"] = 70
    timeToVolumeDict["85:10:00"] = 70
    timeToVolumeDict["85:11:30"] = 85
    timeToVolumeDict["85:13:30"] = 80
    timeToVolumeDict["85:14:30"] = 60
    timeToVolumeDict["85:16:00"] = 55
    timeToVolumeDict["85:17:00"] = 25
    timeToVolumeDict["85:17:30"] = 20
    timeToVolumeDict["85:19:15"] = 90
    timeToVolumeDict["85:21:00"] = 80
    timeToVolumeDict["85:23:00"] = 60
    
    timeToVolumeDict["86:05:15"] = 70 #25 August 2016
    timeToVolumeDict["86:07:15"] = 30
    timeToVolumeDict["86:09:30"] = 80
    timeToVolumeDict["86:10:45"] = 70
    timeToVolumeDict["86:12:20"] = 80
    timeToVolumeDict["86:13:20"] = 50
    timeToVolumeDict["86:15:00"] = 80
    timeToVolumeDict["86:16:50"] = 80
    timeToVolumeDict["86:18:10"] = 50
    timeToVolumeDict["86:19:00"] = 40
    timeToVolumeDict["86:20:50"] = 145
    
    timeToVolumeDict["87:04:10"] = 75 #26 August 2016
    timeToVolumeDict["87:07:30"] = 70
    timeToVolumeDict["87:08:45"] = 80
    timeToVolumeDict["87:10:00"] = 85
    timeToVolumeDict["87:11:40"] = 70
    timeToVolumeDict["87:14:00"] = 70
    timeToVolumeDict["87:15:15"] = 60
    timeToVolumeDict["87:16:15"] = 80
    timeToVolumeDict["87:17:45"] = 30
    timeToVolumeDict["87:19:00"] = 60
    timeToVolumeDict["87:20:00"] = 50
    timeToVolumeDict["87:20:15"] = 80
    
    timeToVolumeDict["88:05:40"] = 80 #27 August 2016
    timeToVolumeDict["88:09:30"] = 70
    timeToVolumeDict["88:10:50"] = 80
    timeToVolumeDict["88:12:00"] = 80
    timeToVolumeDict["88:12:50"] = 60
    timeToVolumeDict["88:13:40"] = 100
    timeToVolumeDict["88:15:20"] = 60
    timeToVolumeDict["88:17:00"] = 85
    timeToVolumeDict["88:18:00"] = 70
    timeToVolumeDict["88:19:30"] = 65
    timeToVolumeDict["88:20:40"] = 80
    timeToVolumeDict["88:20:55"] = 25
    
    timeToVolumeDict["89:03:30"] = 80 #28 August 2016
    timeToVolumeDict["89:06:50"] = 60
    timeToVolumeDict["89:08:00"] = 50
    timeToVolumeDict["89:08:50"] = 30
    timeToVolumeDict["89:09:40"] = 80
    timeToVolumeDict["89:11:00"] = 55
    timeToVolumeDict["89:12:15"] = 50
    timeToVolumeDict["89:13:30"] = 80
    timeToVolumeDict["89:14:30"] = 60
    timeToVolumeDict["89:16:00"] = 60
    timeToVolumeDict["89:17:33"] = 75
    timeToVolumeDict["89:19:05"] = 35
    timeToVolumeDict["89:20:24"] = 45
    timeToVolumeDict["89:21:00"] = 80
    
    timeToVolumeDict["90:04:00"] = 80 #29 August 2016
    timeToVolumeDict["90:08:30"] = 70
    timeToVolumeDict["90:10:20"] = 150
    timeToVolumeDict["90:12:20"] = 80
    timeToVolumeDict["90:13:40"] = 80
    timeToVolumeDict["90:15:20"] = 90
    timeToVolumeDict["90:16:10"] = 60
    timeToVolumeDict["90:17:30"] = 40
    timeToVolumeDict["90:18:10"] = 55
    timeToVolumeDict["90:20:15"] = 80
    timeToVolumeDict["90:21:30"] = 80
        
    timeToVolumeDict["91:07:30"] = 80 #30 August 2016
    timeToVolumeDict["91:08:50"] = 80
    timeToVolumeDict["91:11:00"] = 90
    timeToVolumeDict["91:12:10"] = 60
    timeToVolumeDict["91:14:15"] = 50
    timeToVolumeDict["91:16:00"] = 100
    timeToVolumeDict["91:17:20"] = 60
    timeToVolumeDict["91:18:00"] = 70
    timeToVolumeDict["91:19:00"] = 95
    timeToVolumeDict["91:20:25"] = 80
    
    timeToVolumeDict["92:05:10"] = 80 #31 August 2016
    timeToVolumeDict["92:08:00"] = 80
    timeToVolumeDict["92:09:10"] = 70
    timeToVolumeDict["92:11:30"] = 90
    timeToVolumeDict["92:14:00"] = 85
    timeToVolumeDict["92:15:40"] = 120
    timeToVolumeDict["92:16:30"] = 40
    timeToVolumeDict["92:17:30"] = 40
    timeToVolumeDict["92:19:00"] = 35
    timeToVolumeDict["92:20:15"] = 65
    timeToVolumeDict["92:20:50"] = 80
        
    timeToVolumeDict["93:04:00"] = 75 #01 September 2016
    timeToVolumeDict["93:06:10"] = 50
    timeToVolumeDict["93:08:10"] = 40
    timeToVolumeDict["93:09:20"] = 75
    timeToVolumeDict["93:10:10"] = 40
    timeToVolumeDict["93:12:00"] = 120
    timeToVolumeDict["93:13:20"] = 60
    timeToVolumeDict["93:14:30"] = 70
    timeToVolumeDict["93:16:00"] = 75
    timeToVolumeDict["93:19:00"] = 100
    timeToVolumeDict["93:21:05"] = 95
    
    timeToVolumeDict["94:03:10"] = 80 #02 September 2016
    timeToVolumeDict["94:07:00"] = 50
    timeToVolumeDict["94:08:00"] = 50
    timeToVolumeDict["94:09:00"] = 60
    timeToVolumeDict["94:10:40"] = 100
    timeToVolumeDict["94:13:40"] = 120
    timeToVolumeDict["94:15:10"] = 60
    timeToVolumeDict["94:16:15"] = 65
    timeToVolumeDict["94:17:45"] = 90
    timeToVolumeDict["94:18:30"] = 60
    timeToVolumeDict["94:19:45"] = 60
    timeToVolumeDict["94:21:35"] = 50
    
    timeToVolumeDict["95:05:30"] = 60 #03 September 2016
    timeToVolumeDict["95:08:00"] = 60
    timeToVolumeDict["95:09:00"] = 80
    timeToVolumeDict["95:11:30"] = 70
    timeToVolumeDict["95:13:30"] = 100
    timeToVolumeDict["95:14:30"] = 60
    timeToVolumeDict["95:16:00"] = 50
    timeToVolumeDict["95:17:00"] = 50
    timeToVolumeDict["95:18:40"] = 70
    timeToVolumeDict["95:21:00"] = 115
    
    timeToVolumeDict["96:03:35"] = 80 #04 September 2016
    timeToVolumeDict["96:06:00"] = 50
    timeToVolumeDict["96:08:15"] = 60
    timeToVolumeDict["96:08:15"] = 85
    timeToVolumeDict["96:10:15"] = 130
    timeToVolumeDict["96:11:45"] = 50
    timeToVolumeDict["96:12:45"] = 70
    timeToVolumeDict["96:14:15"] = 80
    timeToVolumeDict["96:15:15"] = 90
    timeToVolumeDict["96:16:50"] = 65
    timeToVolumeDict["96:21:00"] = 225 # merge of multiple feeds
    
    timeToVolumeDict["97:02:15"] = 80 #05 September 2016
    timeToVolumeDict["97:05:30"] = 60
    timeToVolumeDict["97:06:50"] = 45
    timeToVolumeDict["97:08:45"] = 95
    timeToVolumeDict["97:10:00"] = 80
    timeToVolumeDict["97:11:10"] = 80
    timeToVolumeDict["97:14:30"] = 75
    timeToVolumeDict["97:15:20"] = 75
    timeToVolumeDict["97:16:30"] = 65
    timeToVolumeDict["97:18:30"] = 85
    timeToVolumeDict["97:20:30"] = 120
    
    timeToVolumeDict["98:00:00"] = 80 #06 September 2016
    timeToVolumeDict["98:03:30"] = 75
    timeToVolumeDict["98:07:30"] = 80
    timeToVolumeDict["98:09:00"] = 80
    timeToVolumeDict["98:10:00"] = 90
    timeToVolumeDict["98:11:00"] = 100
    timeToVolumeDict["98:13:15"] = 100
    timeToVolumeDict["98:15:15"] = 80
    timeToVolumeDict["98:15:45"] = 50
    timeToVolumeDict["98:19:30"] = 65
    timeToVolumeDict["98:20:15"] = 70
    timeToVolumeDict["98:21:15"] = 70
    
    timeToVolumeDict["99:05:00"] = 80 #07 September 2016
    timeToVolumeDict["99:07:05"] = 60
    timeToVolumeDict["99:08:30"] = 80
    timeToVolumeDict["99:10:45"] = 100
    timeToVolumeDict["99:13:30"] = 100
    timeToVolumeDict["99:15:00"] = 70
    timeToVolumeDict["99:15:45"] = 60
    timeToVolumeDict["99:16:45"] = 75
    timeToVolumeDict["99:18:20"] = 60
    timeToVolumeDict["99:19:40"] = 90
    timeToVolumeDict["99:21:30"] = 50
    timeToVolumeDict["99:22:00"] = 70
    
    timeToVolumeDict["100:07:30"] = 80 #08 September 2016
    timeToVolumeDict["100:09:00"] = 100
    timeToVolumeDict["100:10:10"] = 70
    timeToVolumeDict["100:12:00"] = 80
    timeToVolumeDict["100:13:00"] = 65
    timeToVolumeDict["100:14:45"] = 120
    timeToVolumeDict["100:16:50"] = 120
    timeToVolumeDict["100:21:00"] = 170 # merged possibly
    
    timeToVolumeDict["101:06:00"] = 80 #09 September 2016
    timeToVolumeDict["101:08:00"] = 80
    timeToVolumeDict["101:09:10"] = 75
    timeToVolumeDict["101:11:30"] = 200 #merged possibly
    timeToVolumeDict["101:14:00"] = 130
    timeToVolumeDict["101:16:00"] = 75
    timeToVolumeDict["101:18:00"] = 80
    timeToVolumeDict["101:20:30"] = 175
    timeToVolumeDict["101:22:00"] = 45
    
    timeToVolumeDict["102:06:15"] = 80 #10 September 2016
    timeToVolumeDict["102:08:45"] = 70
    timeToVolumeDict["102:10:20"] = 60
    timeToVolumeDict["102:11:00"] = 70
    timeToVolumeDict["102:11:00"] = 70
    timeToVolumeDict["102:13:00"] = 90
    timeToVolumeDict["102:14:10"] = 85
    timeToVolumeDict["102:16:30"] = 90
    timeToVolumeDict["102:19:00"] = 90
    timeToVolumeDict["102:21:00"] = 180
    
    timeToVolumeDict["103:04:45"] = 50 #11 September 2016
    timeToVolumeDict["103:08:10"] = 75
    timeToVolumeDict["103:10:30"] = 80
    timeToVolumeDict["103:11:00"] = 30
    timeToVolumeDict["103:14:45"] = 200
    timeToVolumeDict["103:16:20"] = 60
    timeToVolumeDict["103:17:40"] = 60
    timeToVolumeDict["103:20:00"] = 140
    timeToVolumeDict["103:21:00"] = 100
    timeToVolumeDict["103:21:20"] = 50
    
    timeToVolumeDict["104:06:35"] = 80 #12 September 2016
    timeToVolumeDict["104:09:00"] = 65
    timeToVolumeDict["104:10:00"] = 80
                            
    
    
    # Create list of Time & Volume
    volume  = [] # Volume of Milk Fed
    time    = [] # Time of Feeding (day:hour:minute). A day starts/ends after midnight 24:00
    minutes = []
    hours   = []
    days    = []
    # For-loop: All timestamps
    for t in timeToVolumeDict:
        volume.append(timeToVolumeDict[t])
        time.append(t)
        minutes.append( GetMinutes(t) )
        hours.append( GetHours(t) )
        days.append( GetDays(t) )


    # Get cumulative volumes of milk consumed
    dayToCumulative = {}
    # For-loop: All timestamps
    for time in timeToVolumeDict:

        day = time.split(":")[0]
        vol = timeToVolumeDict[time]

        if day not in dayToCumulative:
            dayToCumulative[day] = 0

        # Add same-day entries to get cumulative
        dayToCumulative[day] += vol

        
    #================================================================================================
    # Numpy arrays (x=Time, y=Volume)
    #================================================================================================
    nEntries  = len(volume)
    xHours    = numpy.ndarray( [nEntries] )
    yVolume   = numpy.ndarray( [nEntries] )
    # For-loop: All hours
    for counter, h in enumerate(hours):
        xHours[counter]  = h
        yVolume[counter] = volume[counter]

        
    # x=Time, y=Cumulative Volume
    nDays    = len(dayToCumulative)+1
    xDays    = numpy.ndarray( [nDays] )
    yTotal24 = numpy.ndarray( [nDays] )
    # For-loop: All days
    xDays[0]    = 0
    yTotal24[0] = 0

    # For-loop: All day-cumulative pairs
    for counter, day in enumerate(dayToCumulative):        
        xDays[counter+1]    = ConvertDayToHours(day)
        yTotal24[counter+1] = dayToCumulative[day]
        
        
    #================================================================================================
    # TGraphs
    #================================================================================================
    # Create
    g1 = ROOT.TGraph(nDays   , xDays , yTotal24)
    g2 = ROOT.TGraph(nEntries, xHours, yVolume)

    # Customise
    CustomiseTGraph(g1, ROOT.kFullCross , 1.2, ROOT.kBlue-4, "", "#Deltat (hours)", "Milk Volume (ml)", False)
    CustomiseTGraph(g2, ROOT.kFullCircle, 0.3, ROOT.kBlack , "", "#Deltat (hours)", "Milk Volume (ml)", False) #ROOT.kOpenCircle
    
    #================================================================================================
    # TLines
    #================================================================================================
    # Horizontal 
    xMax     = max(xHours)+10 #last point not visible without the "+10"
    dailyMin = babyMass * dailyMinPerKg
    dailyMax = babyMass * dailyMaxPerKg

    # Min/max range of milk intakes according to baby's weights
    minLine  = GetLine(dailyMin, dailyMin, 0.0, xMax, 3, ROOT.kSolid, ROOT.kRed-3)
    maxLine  = GetLine(dailyMax, dailyMax, 0.0, xMax, 3, ROOT.kSolid, ROOT.kGreen-3)

    # Typical range of milk intakes is 19-30 oz per day (570-900 mL per day).
    typicalMin = GetLine(570.0, 570.0, 0.0, xMax, 3, ROOT.kDashed, ROOT.kRed-3)
    typicalMax = GetLine(900.0, 900.0, 0.0, xMax, 3, ROOT.kDashed, ROOT.kGreen-3)

    # Vertical
    vLines = []
    if addDayLines:
        # For-loop: All days
        for d in range(1, nDays):
            hour = d*24
            vLines.append( GetLine(0.0, yMax, hour, hour, 1, ROOT.kDotted, ROOT.kBlack) )

    if addWeekLines:
        # For-loop: All weeks
        for d in range(1, nDays):
            if (d % 7 == 0):
                hour = d*24
                vLines.append( GetLine(0.0, yMax, hour, hour, 1, ROOT.kDotted, ROOT.kGray) )

    if addMonthLines:
        # For-loop: All weeks
        for d in range(1, nDays):
            if (d % 28 == 0):
                hour = d*24
                vLines.append( GetLine(0.0, yMax, hour, hour, 1, ROOT.kDotted, ROOT.kBlack) )

    
    #================================================================================================
    # TLegend
    #================================================================================================
    # Create
    myLeg = GetLegend(0.11, 0.60, 0.38, 0.88)

    # Add entries
    myLeg.AddEntry(g1     , "24h Total (00:00 #rightarrow 23:59)", "P")
    myLeg.AddEntry(g2     , "Single Feeding"   , "P")
    myLeg.AddEntry(minLine, "Daily Min (%s kg) " % babyMass, "L")

    if includeMaxLine:
        myLeg.AddEntry(maxLine, "Daily Max (%s kg) " % babyMass, "L")

    if includeTypLine:
        myLeg.AddEntry(typicalMin, "Typical Min (570 mL)" , "L")
        myLeg.AddEntry(typicalMax, "Typical Max (900 mL)" , "L")

        
    #================================================================================================    
    # Canvas
    #================================================================================================
    canvas = ROOT.TCanvas("iro", "iro", 1)


    #================================================================================================
    # Draw objects
    #================================================================================================
    g1.Draw("AP")
    g1.GetXaxis().SetRangeUser(xMin, xMax)
    g1.SetMinimum(yMin)
    g1.SetMaximum(yMax)
    g2.Draw("P,SAME")
    minLine.Draw()
    if includeMaxLine:
        maxLine.Draw()

    if includeTypLine:
        typicalMin.Draw()
        typicalMax.Draw()

    for l in vLines:
        l.Draw()
    myLeg.Draw()

    # Re-draw the TGraphs (to get data points in-front-of hLines drawn)
    g1.Draw("P, same")
    g2.Draw("P,same")
    canvas.Update()

    #================================================================================================    
    # Text
    #================================================================================================
    import datetime
    today = datetime.date.today()
    t = ROOT.TText()
    t.SetTextSize(0.03)
    t.SetTextAngle(0.0) #30.0)
    t.DrawTextNDC(0.72, 0.85, "updated %s " % str(today) )
    #t.DrawTextNDC(0.72, 0.80, "started 2016-06-18") #?

    
    #================================================================================================
    # Save 
    #================================================================================================
    canvas.SaveAs(canvas.GetName() + ".png")

    return


#================================================================================================
# Auxiliary Functions
#================================================================================================
def GetSeconds(time):
    t    = time.split(':')
    secs = int(t[0]) * 86400 + int(t[1]) * 3600 + int(t[2]) * 60 # [0] = days, [1] = hours, [2] = minutes
    return secs


def GetMinutes(time):
    secs    = GetSeconds(time)
    convert = 60
    minutes = secs/convert
    return minutes


def GetHours(time):
    secs  = GetSeconds(time)
    convert = 60*60
    hours   = secs/convert
    return hours


def GetDays(time):
    secs  = GetSeconds(time)
    convert = 60*60*24
    days = secs/convert
    return days


def ConvertDayToHours(days):
    ''' 
    1 day has 24 hours. So the day with index 0 will return 24, not 0.
    '''
    return (int(days)+1) * 24


def GetLine(yMin, yMax, xMin, xMax, lWidth=3, lStyle=ROOT.kSolid, lColour=ROOT.kBlack):
    '''
    '''
    hLine = ROOT.TLine(xMin, yMin, xMax, yMax)
    hLine.SetLineWidth(lWidth)
    hLine.SetLineStyle(lStyle)
    hLine.SetLineColor(lColour)
    return hLine


def GetLegend(xMin, yMin, xMax, yMax):
    '''
    '''
    myLeg = ROOT.TLegend(xMin, yMin, xMax, yMax)
    myLeg.SetFillStyle(3001)
    # myLeg.SetFillColor(ROOT.kOrange)
    myLeg.SetTextSize(0.03)
    myLeg.SetLineWidth(2)
    myLeg.SetLineColor(ROOT.kBlack)
    myLeg.SetBorderSize(0)
    return myLeg


def CustomiseTGraph(graph, markerStyle, markerSize, myColour, gTitle, xTitle, yTitle, fillGraph=True):

    # General 
    graph.SetTitle(gTitle)
    graph.GetXaxis().SetTitle(xTitle)
    graph.GetYaxis().SetTitle(yTitle)
    graph.GetYaxis().SetTitleOffset(1.20)

    # Marker Style
    graph.SetMarkerStyle(markerStyle)
    graph.SetMarkerSize(markerSize)
    graph.SetMarkerColor(myColour)

    # Line Style
    graph.SetLineWidth(3);
    graph.SetLineColor(myColour)


    if fillGraph==True:
        graph.SetFillColor(myColour)
    graph.SetFillStyle(3001)

    return


#================================================================================================
# Main Function
#================================================================================================
if __name__ == "__main__":

    main()
    
    if not batchMode:
        raw_input("\n*** DONE! Press \"ENTER\" key exit session: ")
    
